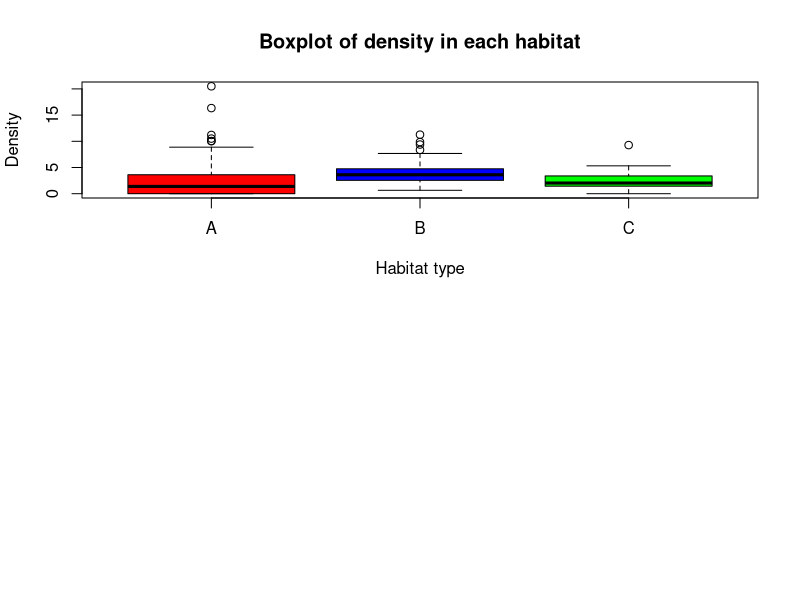

Recreate this plot in R. (Note: this script raises an error after producing the figure.)
## ---- chunk 1
#a
#Initialising the enviroment
setwd("~/Desktop/Statistical Computing/CW/Statistical-Computing-CW1")
eco.df <- read.table("ecoStudy.txt",header = T)
#Turning habitat variable into factor for later plotting and analysis using it
eco.df$habitat <- factor(eco.df$habitat,levels=c("A","B","C"),labels=c("A","B","C"))
attach(eco.df)

#i
#For these questions I will report my answers to 3 d.p.

round(min(density),3)
#minimum density is 0

#Selecting 1st quantile from the density column of eco-study dataset
round(quantile(density)[[2]],3)
#1st quantile of density is 1.413 to (3 d.p.)

round(median(density),3)
#Median of density is 2.744 (3 d.p.)

#Selecting 3rd quantile
round(quantile(density)[[4]],3)
#3rd quantile of density is 4.193 (3 d.p.)

round(max(density),3)
#maximum value of density is 20.497 (3 d.p.)

#ii
table(habitat)
#For habitat A, B and C there are 100, 125 and 75 observations in each respectively
## ---- chunk 2
#b
#Creating new column in eco-study dataframe
eco.df$logDensity <- log(density + 1)

#Saving plot created below to pdf file called Boxplot.pdf
pdf(file="Boxplot.pdf")

#Creating graphic of side by side box plots
par(mfrow=c(2,1))

boxplot(density~habitat,
        main="Boxplot of density in each habitat",
        xlab="Habitat type",
        ylab="Density",
        col=c("red","blue","green"))

boxplot(logDensity~habitat,
        main="Boxplot of log density in each habitat",
        xlab="Habitat type",
        ylab="Log density",
        col=c("red","blue","green"))

dev.off()

#NEED TO SORT OUT SAVING THIS PROPERLY
## ---- chunk 3
#Creating vectors to store the observed densities of each habitat type
density.A <- density[habitat=="A"]
density.B <- density[habitat=="B"]
density.C <- density[habitat=="C"]

#calculating the denominator of F statistic
F.stat.denom <- (sum((density.A-mean(density.A))^2)+
  sum((density.B-mean(density.B))^2)+
  sum((density.C-mean(density.C))^2))/(300-3)

#calculating the numerator of F statistic
F.stat.numerator <- ((100*((mean(density.A)-mean(density))^2))+
  (125*((mean(density.B)-mean(density))^2))+
  (75*((mean(density.C)-mean(density))^2)))/2

#Calculating F statistic
F.stat <- F.stat.numerator/F.stat.denom

#Finding p-value, as pf is probability that x from a RV X~F_{2}{297} is less than F.stat value the probability to be equal or larger is 1-pf
1-pf(F.stat,2,297)


#Using tapply to find the F-stat instead

#First, creating a function to calculate the numerator and denominator values for each habitat type
F.stat <- function(vec=NULL){
  
  numerator<-(length(vec)*(mean(vec)-mean(density))^2)/2
  denominator<-(sum((vec-mean(vec))^2))/(300-3)
  
  #Storing in a list so can extract both values from the function output
  output <- list("num"=numerator,"den"=denominator)
  
  return(list("num"=numerator,"den"=denominator))
}

#Applying the function to each habitat type separately using the tapply function
tapply.out.Fstat<-tapply(density,habitat,FUN=F.stat)

#Calculating the F statistic by extracting and summing the numerator and denominator parts of the tapply output
tapply.F.stat<-sum(c(tapply.out.Fstat$A$num,tapply.out.Fstat$B$num,tapply.out.Fstat$C$num))/
  sum(c(tapply.out.Fstat$A$den,tapply.out.Fstat$B$den,tapply.out.Fstat$C$den))
## ---- chunk 4
#function to calculate the residuals in the ith habitat
residual.func<- function(x){

  residuals <- x-mean(x)
  
  return(residuals)
}

#Calculating residuals for each habitat using tapply
residuals.list <- tapply(density, habitat, residual.func)
#Extracting residuals values from list and putting into a vector
residuals<-c(residuals.list$A,residuals.list$B,residuals.list$C)

#Creating QQ plot
sorted.residuals<-sort(residuals)
sorted.normal.dist<-sort(rnorm(300))

plot(x=sorted.normal.dist,y=sorted.residuals,
     xlab="Theoretical quantiles",
     ylab="Sample quantiles",
     main="QQ plot of residuals")
#Adding in reference line
qqline(residuals, col = "red", lwd = 2)

#Looking at the QQ plot the tails diverge dramatically from the reference line giving evidence that the residuals are not normally distributed.
## ---- chunk 5
calcLogMix2Gamma <- function(x,alpha,beta,p){
  
  #input argument checking
  if(is.numeric(x)==F){
    stop("x is not a numeric vector")
  }else if(length(alpha)!=2 | is.numeric(alpha)==F){
    stop("alpha needs to a numeric vector of length 2")
  }else if(length(beta)!=2 | is.numeric(beta)==F){
    stop("beta needs to a numeric vector of length 2")
  }else if(is.numeric(p)==F | p>1 | p<0 | length(p)!=1){
    stop("p must be a single numeric value between 0 and 1 inclusive")
  }
  
  #calculating the pdf for each value of x using the provided formula
  prob.dist<-p*(x^(alpha[1]-1)*exp(-beta[1]*x)*beta[1]^alpha[1])/gamma(alpha[1])+(1-p)*(x^(alpha[2]-1)*exp(-beta[2]*x)*beta[2]^alpha[2])/gamma(alpha[2])
  
  #calculating the log of the joint probability distribution
  log.prob.dist <- log(prob.dist)
  
  return(log.prob.dist)
}


#Creating objects for the function
x <- c(0.06, 2.32, 4.81, 0.02, 2.33, 2.18, 0.83, 2.45, 2.10, 3.27)
alpha <- c(0.5, 6)
beta <- c(0.5, 2.5)
p <- 0.35

#Using calcLogMixGamma function with required inputs and rounding to 3 d.p.
round(calcLogMix2Gamma(x,alpha,beta,p),3)

#The answer of the log joint pdf of each inputted x value is -0.592 -1.211 -3.644 -0.023 -1.215 -1.166 -1.792 -1.267 -1.148 -1.869 respectively (to 3 d.p.)
## ---- chunk 6
#Testing making a function to find density of normal gamma variable to see if the structure of my function matches

calcGamma <- function(x,alpha,beta){
  num <- (beta^alpha)*(x^(alpha-1))*exp(-beta*x)
  denom <- gamma(alpha)
  output <- num/denom
  return(output)
}

calcGamma(3,2,5)

dgamma(c(2,3,4),2,5)
#Note that density returns a vector of values if x is a vector
## ---- chunk 7
smoothCurve <- function(x,alpha,beta,p,q,k){
  #To calculate g(x) I split up the term to allow easier manual checking of values and reduce errors due to missing a bracket
  
  #calculating numerator and denominator in log term of g(x) function
  numerator <- (gamma(x+beta)^k)*(p^alpha)*(q^beta)
  denominator <- (gamma(alpha)^k)*(gamma(beta)^k)
  
  #combining parts of g(x) to calculate g(x) value
  g <- sin((1/(2*alpha))*log(numerator/denominator))

  return(g)
}

calcMidRiemannLoop <- function(xVec,alpha,beta,p,q,k){
  #setting up vector to store areas of each (x_{i-1},x_{i}) segment
  interval.area<-rep(0,length(xVec)-1)
  
  #loop to calculate the area in each interval
  #As we are told that the x intercept is not crossed in any interval we do not need to worry about 
  #having to split the area into 2 and calculating the area seperately for part above and below x-axis
  
  for (i in 2:length(xVec)){
    #Caclulating x input for g(x) function
    x <- (xVec[i]+xVec[i-1])/2
    
    #using equation 6 with absolute value as area cannot be negative
    interval.area[i-1] <- abs((xVec[i]-xVec[i-1])*smoothCurve(x,alpha,beta,p,q,k))
  }
  
  #Calculating total area
  approx.area <- sum(interval.area)
  
  return(approx.area)
}

calcMidRiemann <- function(xVec,alpha,beta,p,q,k){
  #Checking xVec argument
  if (is.numeric(xVec)==F){
    
    stop("xVec argument must be numeric")
    
  }else if (length(xVec)==1){
    
    stop("xvec argument must be a vector of 2 or more values")
  }
  #checking to see if all values in xVec are larger than the last (strictly increasing)
  ifelse(xVec != sort(xVec),stop("xVec argment must be a strictly increasing vector of values"),NA)

  #vector containing the intervals to calculate the area of
  interval.region<-xVec[-1]-xVec[1:length(xVec)-1]
  
  #values of x to input into g(x) for each of the corresponding intervals
  g.func.input <-(xVec[-1]+xVec[1:length(xVec)-1])/2
  
  #calculating each intervals approximate area using equation (6) without summation
  interval.area <- abs(interval.region*smoothCurve(g.func.input,alpha,beta,p,q,k))
  #summing individual areas to find total area 
  approx.area <- sum(interval.area)
  
  return(approx.area)
}

#Creating vector of intervals as specified
xVec <- seq(from=2,to=8,by=0.01)


calcMidRiemannLoop(xVec,2.1,0.5,3,6,2)
calcMidRiemann(xVec,2.1,0.5,3,6,2)

plot(xVec,smoothCurve(xVec,2.1,0.5,3,6,2))

#Finish checking the other argments!

# #Testing
# library(DescTools)
# AUC(xVec,smoothCurve(xVec,2.1,0.5,3,6,2),absolutearea=TRUE)
# 
# xVec <- c(2,4,5,-2,1,7)
# ifelse(xVec != sort(xVec),stop("xVec argment must be a strictly increasing vector of values"),NA)
